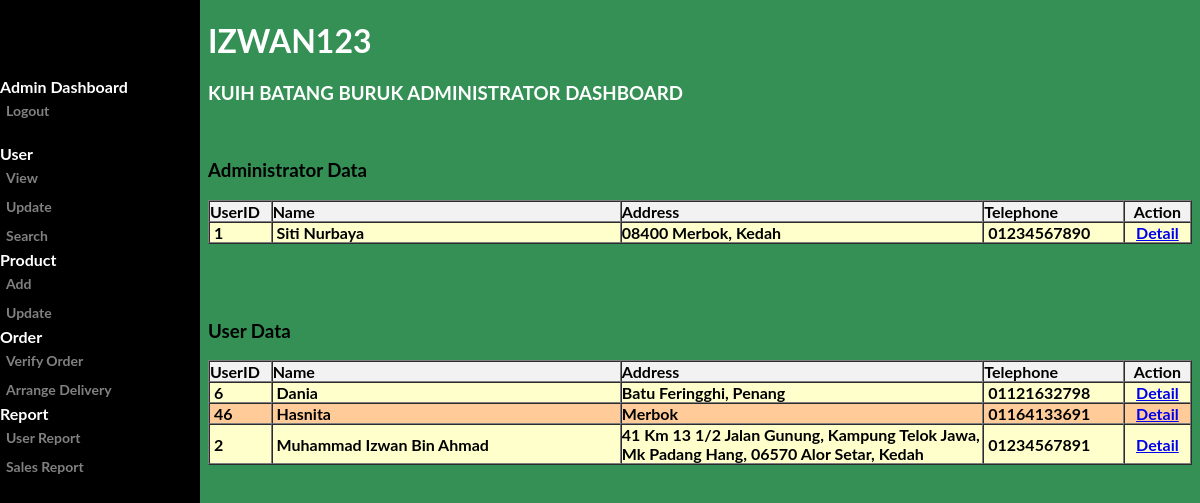
Page /admin/view_user.php (signed in) on the committed database.
### tables this page shows
CREATE TABLE `USER` (
  `USER_ID` int(20) NOT NULL,
  `USER_USERNAME` varchar(20) NOT NULL,
  `USER_NAME` varchar(60) NOT NULL,
  `USER_PHONENO` varchar(11) NOT NULL,
  `USER_ADDRESS` varchar(100) NOT NULL,
  `USER_EMAIL` varchar(30) NOT NULL,
  `USER_PASSWORD` varchar(20) NOT NULL,
  `LVL_ID` int(11) NOT NULL
);

### admin/view_user.php (the view, shortened to what this page needs)
<?php
include('../include/dbconn.php');
?>
<!DOCTYPE html>
<html>
<head>
</head>
<body>
<div class="sidenav">
<b>
<br><br>
  <br>
  <b> Admin Dashboard</b>
  <a href="../login/logout.php">Logout</a>
  <br>
  <b>User</b>
  <a href="view_user.php">View</a>
  <a href="update_view_user.php">Update</a>
  <a href="search_user.php">Search</a>
  <b>Product</b>
  <a href="add_product.php">Add</a>
  <a href="update_view_product.php">Update</a>
  <b>Order</b>
  <a href="add_order.php">Verify Order</a>
  <a href="delivery.php">Arrange Delivery</a>
  <b>Report</b>
  <a href="user_report.php">User Report</a>
  <a href="sales_report.php">Sales Report</a>
</div>
<div class="main">
  <div class="greatinguser">
	<h1><?php echo $_SESSION['user_username']; ?></h1>
	<h3>Kuih Batang Buruk Administrator Dashboard</h3>
  </div>
</div>
<div class="container">
  <br>
  <h3>Administrator Data</h3>
	<?php
		$query = "SELECT * FROM user  WHERE lvl_id = 1 ORDER BY user_name";
		$result = mysqli_query($dbconn, $query) or die ("Error: " . mysqli_error($dbconn));
		$numrow = mysqli_num_rows($result);
	?>
   <tr align="left" bgcolor="#f2f2f2">
    <td>
    <table width="100%" border="1" align="center" cellpadding="0" cellspacing="0">
      <tr align="left" bgcolor="#f2f2f2">
        <th width="3%">UserID</td>
        <th width="26%">Name</td>
        <th width="27%">Address</td>
        <th width="9%">Telephone</td>
        <th align="center">Action</td>
      </tr>
      <?php
	  $color="1";
	  for ($a=0; $a<$numrow; $a++) {
		$row = mysqli_fetch_array($result);
		if($color==1){
			echo "<tr bgcolor='#FFFFCC'>"
	  ?>
        <td>&nbsp;<?php echo ($row['USER_ID']); ?></td>
        <td>&nbsp;<?php echo ucwords (strtolower($row['USER_NAME'])); ?></td>
        <td><?php echo ucwords (strtolower($row['USER_ADDRESS'])); ?></td>
        <td>&nbsp;<?php echo $row['USER_PHONENO']; ?></td>
        <td width="5%" align="center"><a class="one" href="detail_admin.php?user=<?php echo $row['USER_ID'];?>">Detail</a></td>
       </tr>
      <?php
       $color="2";}
	  }
	  ?>
<br>
  <br>
  <br>
  <h3>User Data</h3>
	<?php
		$query = "SELECT * FROM user  WHERE lvl_id != 1 ORDER BY user_name";
		$result = mysqli_query($dbconn, $query) or die ("Error: " . mysqli_error($dbconn));
		$numrow = mysqli_num_rows($result);
	?>
   <tr align="left" bgcolor="#f2f2f2">
    <td>
    <table width="100%" border="1" align="center" cellpadding="0" cellspacing="0">
      <tr align="left" bgcolor="#f2f2f2">
        <th width="3%">UserID</td>
        <th width="26%">Name</td>
        <th width="27%">Address</td>
        <th width="9%">Telephone</td>
        <th align="center">Action</td>
      </tr>
      <?php
	  $color="1";
	  for ($a=0; $a<$numrow; $a++) {
		$row = mysqli_fetch_array($result);
		if($color==1){
			echo "<tr bgcolor='#FFFFCC'>"
	  ?>
        <td>&nbsp;<?php echo ($row['USER_ID']); ?></td>
        <td>&nbsp;<?php echo ucwords (strtolower($row['USER_NAME'])); ?></td>
        <td><?php echo ucwords (strtolower($row['USER_ADDRESS'])); ?></td>
        <td>&nbsp;<?php echo $row['USER_PHONENO']; ?></td>
        <td width="5%" align="center"><a class="one" href="detail_user.php?user_id=<?php echo $row['USER_ID'];?>">Detail</a></td>
      </tr>
      <?php
       $color="2";}
	   else{
	   echo "<tr bgcolor='#FFCC99'>"
	  ?>
        <td>&nbsp;<?php echo ($row['USER_ID']); ?></td>
        <td>&nbsp;<?php echo ucwords (strtolower($row['USER_NAME'])); ?></td>
        <td><?php echo ucwords (strtolower($row['USER_ADDRESS'])); ?></td>
        <td>&nbsp;<?php echo $row['USER_PHONENO']; ?></td>
        <td width="5%" align="center"><a class="one" href="detail_user.php?user_id=<?php echo $row['USER_ID'];?>">Detail</a></td>
      </tr>
	   <?php
	    $color="1";
	   }
	  }
	  ?>
</div>
</body>
</html>

### admin/view_user.php (style rules this page uses)
body { font-family: "Lato", sans-serif; color: #ffffff; background-image:url(''); background-repeat: no-repeat; background-attachment: fixed; background-size: cover; background-color: #359055; }
div { max-width: 1100px; height: 100px; }
.sidenav { height: 100%; width: 200px; position: fixed; z-index: 1; top: 0; left: 0; background-color: #000000; overflow-x: hidden; padding-top: 20px; }
.sidenav a { padding: 6px 6px 6px 6px; text-decoration: none; font-size: 14px; color: #818181; display: block; }
.greatinguser { text-transform: uppercase; }
.main { margin-left: 200px; }
.container { font-family: "Lato", sans-serif; color: #000000; margin-left: 200px; }

### rows in the picture
user: USER_ID "1", USER_NAME "Siti Nurbaya", USER_ADDRESS "08400 Merbok, Kedah", USER_PHONENO "01234567890"
user: USER_ID "6", USER_NAME "Dania", USER_ADDRESS "Batu Feringghi, Penang", USER_PHONENO "01121632798"
user: USER_ID "46", USER_NAME "Hasnita", USER_ADDRESS "Merbok", USER_PHONENO "01164133691"
user: USER_ID "2", USER_NAME "Muhammad Izwan Bin Ahmad", USER_ADDRESS "41 Km 13 1/2 Jalan Gunung, Kampung Telok Jawa, Mk Padang Hang, 06570 Alor Setar, Kedah", USER_PHONENO "01234567891"

### other values in the picture
$_SESSION['user_username'] "IZWAN123"
